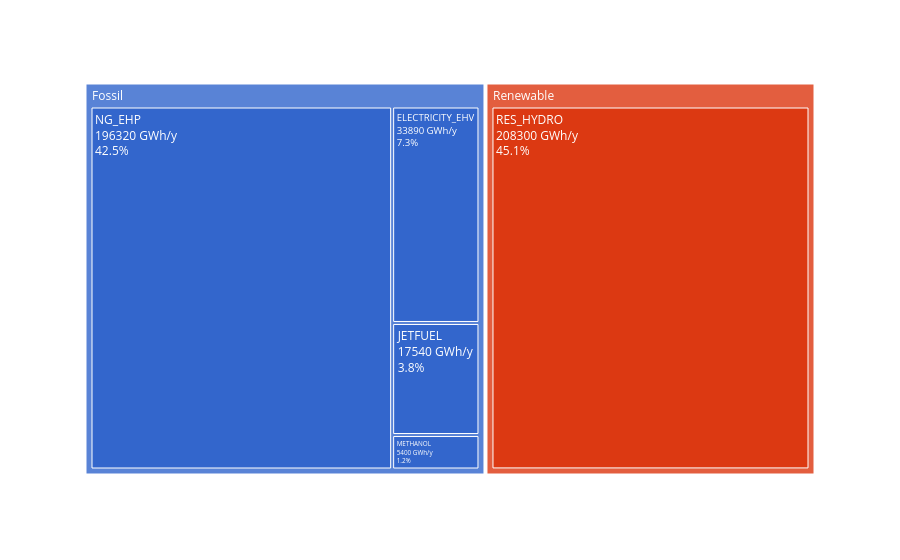

The notebook cell this image was saved under:
### Code cell
plot_resources_use(mine)   # resources used with your changes

### Figure 1 — Plotly figure (JSON) as saved in the notebook; plotly's stock layout.template omitted (floating-point values rounded to 4 significant figures)
{"data": [{"branchvalues": "total", "customdata": [["33890.0"], ["17540.0"], ["5400.0"], ["196320.0"], ["208300.0"], ["50.0"], ["(?)"], ["(?)"]], "domain": {"x": [0.0, 1.0], "y": [0.0, 1.0]}, "hovertemplate": "labels=%{label}<br>value=%{value}<br>parent=%{parent}<br>id=%{id}<extra></extra>", "ids": ["Fossil/ELECTRICITY_EHV", "Fossil/JETFUEL", "Fossil/METHANOL", "Fossil/NG_EHP", "Renewable/RES_HYDRO", "Renewable/RES_SOLAR", "Fossil", "Renewable"], "labels": ["ELECTRICITY_EHV", "JETFUEL", "METHANOL", "NG_EHP", "RES_HYDRO", "RES_SOLAR", "Fossil", "Renewable"], "name": "", "parents": ["Fossil", "Fossil", "Fossil", "Fossil", "Renewable", "Renewable", "", ""], "textinfo": "label+value", "texttemplate": "%{label}<br>%{customdata[0]:.0f} GWh/y<br>%{percentRoot:.1%}", "type": "treemap", "values": [33890.0, 17540.0, 5397.0, 196300.0, 208300.0, 51.02, 253100.0, 208400.0]}], "layout": {"legend": {"tracegroupgap": 0}, "margin": {"t": 60}, "treemapcolorway": ["#3366CC", "#DC3912", "#FF9900", "#109618", "#990099", "#0099C6", "#DD4477", "#66AA00", "#B82E2E", "#316395"]}}
